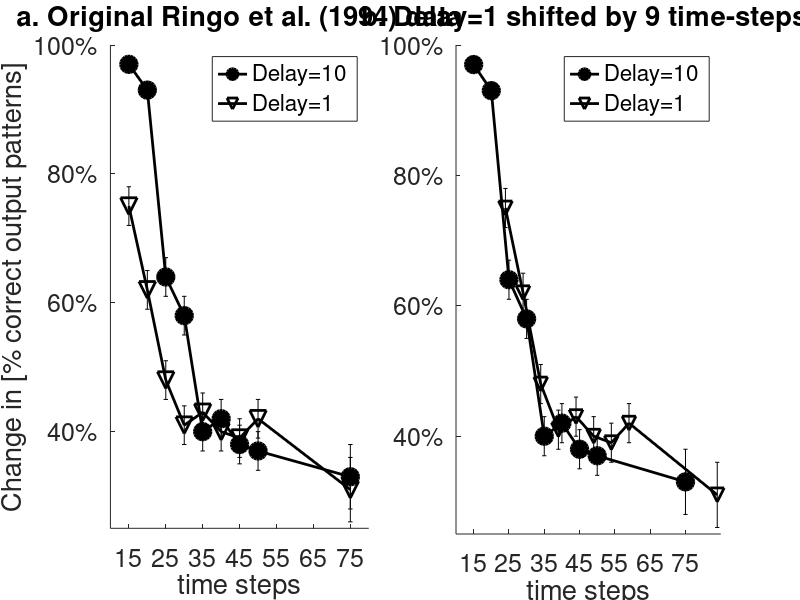
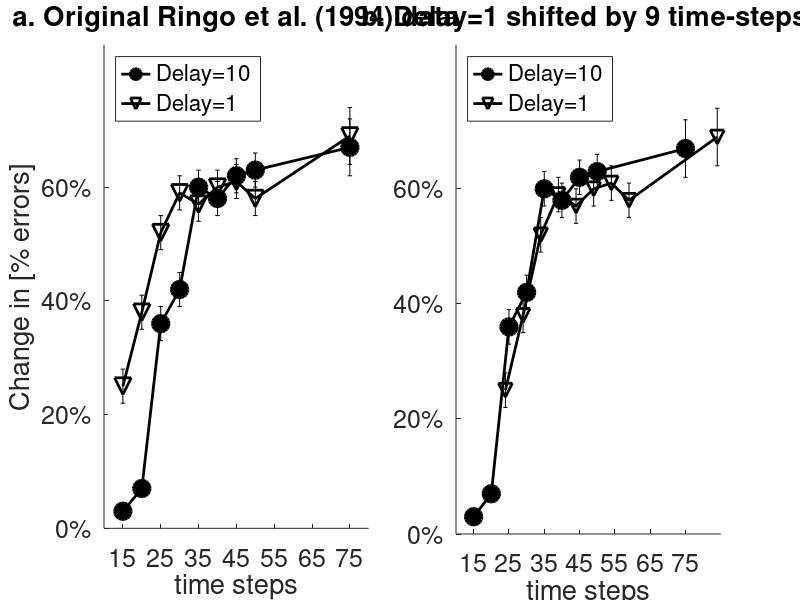
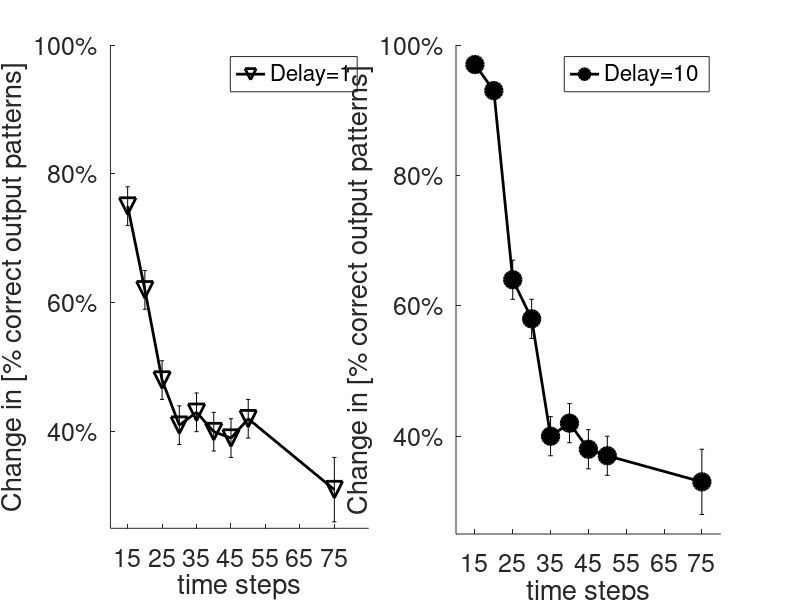
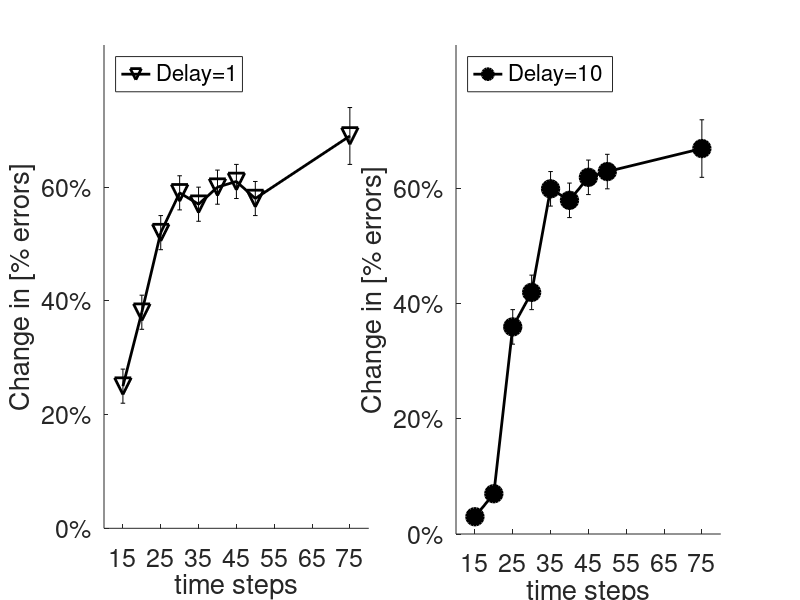

Recreate these plots in MATLAB, in order. (Note: this script raises an error after producing the figures.)
function demo_ringo_fig(figs)
%
    if ~exist('figs','var'), figs = {'all'}; end;
    
    ringo_etal_1994_data = [97  93  64 58 40 42 38 37 33
                            75  62  48 41 43 40 39 42 31];
    ringo_etal_1994_err  = [1.2 1.2  3  3  3  3  3  3  5
                              3   3  3  3  3  3  3  3  5];
    ringo_etal_1994_t=[15:5:50 75];

    for i=1:length(figs)

        
        if ismember('original', figs) || ismember('all', figs)
            % Original ringo figure, with shift
            figure;
            set(gcf, 'Position', [       5         160        1276         514]);

            subplot(1,2,1);
            hold on;
            set(gca, 'LooseInset', get(gca,'TightInset'))
            set(gca, 'FontSize', 18);
            set(gca, 'xtick', [15:10:75], 'ytick', [40:20:100]);
            set(gca, 'yticklabel', cellfun(@(c) sprintf('%d%%',c), num2cell(get(gca, 'ytick')), 'UniformOutput', 0));
            set(gca, 'xlim', [10 80], 'ylim', [25 100]);
            plot(ringo_etal_1994_t,ringo_etal_1994_data(1,:), '-ok', 'LineWidth', 2, 'MarkerSize', 12, 'MarkerFaceColor', 'k');
            plot(ringo_etal_1994_t,ringo_etal_1994_data(2,:), '-vk', 'LineWidth', 2, 'MarkerSize', 12);
            errorbar(ringo_etal_1994_t, ringo_etal_1994_data(1,:), ringo_etal_1994_err(1,:), 'k');
            errorbar(ringo_etal_1994_t, ringo_etal_1994_data(2,:), ringo_etal_1994_err(2,:), 'k');
            legend({'Delay=10 ' 'Delay=1'});
            title('a. Original Ringo et al. (1994) data');
            xlabel('time steps');
            ylabel('Change in [% correct output patterns]')

            drawnow;
            pos1 = get(gca, 'Position');

            subplot(1,2,2);
            hold on;
            %set(gca, 'Position', [0.55 pos2(2:end)]);%0.2086    0.2799    0.6489])
            set(gca, 'FontSize', 18);
            set(gca, 'LooseInset', get(gca,'TightInset'))
            set(gca, 'xtick', [15:10:75], 'ytick', [40:20:100]);
            set(gca, 'yticklabel', cellfun(@(c) sprintf('%d%%',c), num2cell(get(gca, 'ytick')), 'UniformOutput', 0));
            set(gca, 'xlim', [10 85], 'ylim', [25 100]);
            plot(ringo_etal_1994_t,  ringo_etal_1994_data(1,:), '-ok', 'LineWidth', 2, 'MarkerSize', 12, 'MarkerFaceColor', 'k');
            plot(ringo_etal_1994_t+9,ringo_etal_1994_data(2,:), '-vk', 'LineWidth', 2, 'MarkerSize', 10);
            %plot(ringo_etal_1994_t,  ringo_etal_1994_data(2,:), '--vk', 'LineWidth', 1, 'MarkerSize', 10);
            errorbar(ringo_etal_1994_t,   ringo_etal_1994_data(1,:), ringo_etal_1994_err(1,:), 'k');
            errorbar(ringo_etal_1994_t+9, ringo_etal_1994_data(2,:), ringo_etal_1994_err(2,:), 'k');

            legend({'Delay=10 ' 'Delay=1'});
            title('b. Delay=1 shifted by 9 time-steps ');
            xlabel('time steps');

            drawnow;
            pos2 = get(gca, 'Position');

            set(gca, 'Position', [0.57 pos2(2:end)]);%0.2086    0.2799    0.6489])
        end;
 
        if ismember('original-reversed', figs) || ismember('all', figs)
            % Original ringo figure, with shift
            figure;
            set(gcf, 'Position', [       5         160        1276         514]);

            subplot(1,2,1);
            hold on;
            set(gca, 'LooseInset', get(gca,'TightInset'))
            set(gca, 'FontSize', 18);
            set(gca, 'xtick', [15:10:75], 'ytick', [0:20:60]);
            set(gca, 'yticklabel', cellfun(@(c) sprintf('%d%%',c), num2cell(get(gca, 'ytick')), 'UniformOutput', 0));
            set(gca, 'xlim', [10 80], 'ylim', [0 85]);
            plot(ringo_etal_1994_t, 100-ringo_etal_1994_data(1,:), '-ok', 'LineWidth', 2, 'MarkerSize', 12, 'MarkerFaceColor', 'k');
            plot(ringo_etal_1994_t, 100-ringo_etal_1994_data(2,:), '-vk', 'LineWidth', 2, 'MarkerSize', 12);
            errorbar(ringo_etal_1994_t, 100-ringo_etal_1994_data(1,:), ringo_etal_1994_err(1,:), 'k');
            errorbar(ringo_etal_1994_t, 100-ringo_etal_1994_data(2,:), ringo_etal_1994_err(2,:), 'k');
            legend({'Delay=10 ' 'Delay=1'}, 'Location', 'NorthWest');
            title('a. Original Ringo et al. (1994) data');
            xlabel('time steps');
            ylabel('Change in [% errors]')

            drawnow;
            pos1 = get(gca, 'Position');

            subplot(1,2,2);
            hold on;
            %set(gca, 'Position', [0.55 pos2(2:end)]);%0.2086    0.2799    0.6489])
            set(gca, 'FontSize', 18);
            set(gca, 'LooseInset', get(gca,'TightInset'))
            set(gca, 'xtick', [15:10:75], 'ytick', [0:20:60]);
            set(gca, 'yticklabel', cellfun(@(c) sprintf('%d%%',c), num2cell(get(gca, 'ytick')), 'UniformOutput', 0));
            set(gca, 'xlim', [10 85], 'ylim', [0 85]);
            plot(ringo_etal_1994_t,  100-ringo_etal_1994_data(1,:), '-ok', 'LineWidth', 2, 'MarkerSize', 12, 'MarkerFaceColor', 'k');
            plot(ringo_etal_1994_t+9,100-ringo_etal_1994_data(2,:), '-vk', 'LineWidth', 2, 'MarkerSize', 10);
            %plot(ringo_etal_1994_t,  ringo_etal_1994_data(2,:), '--vk', 'LineWidth', 1, 'MarkerSize', 10);
            errorbar(ringo_etal_1994_t,   100-ringo_etal_1994_data(1,:), ringo_etal_1994_err(1,:), 'k');
            errorbar(ringo_etal_1994_t+9, 100-ringo_etal_1994_data(2,:), ringo_etal_1994_err(2,:), 'k');

            legend({'Delay=10 ' 'Delay=1'}, 'Location', 'NorthWest');
            title('b. Delay=1 shifted by 9 time-steps ');
            xlabel('time steps');

            drawnow;
            pos2 = get(gca, 'Position');

            set(gca, 'Position', [0.57 pos2(2:end)]);%0.2086    0.2799    0.6489])
        end;

        if ismember('parts', figs) || ismember('all', figs)
            % Show the original ringo figure as separate parts.
            figure;
            set(gcf, 'Position', [       5         160        1276         514]);

            subplot(1,2,1);
            hold on;
            set(gca, 'LooseInset', get(gca,'TightInset'))
            set(gca, 'FontSize', 18);
            set(gca, 'xtick', [15:10:75], 'ytick', [40:20:100]);
            set(gca, 'yticklabel', cellfun(@(c) sprintf('%d%%',c), num2cell(get(gca, 'ytick')), 'UniformOutput', 0));
            set(gca, 'xlim', [10 85], 'ylim', [25 100]);
            plot(ringo_etal_1994_t,ringo_etal_1994_data(2,:), '-vk', 'LineWidth', 2, 'MarkerSize', 12);
            errorbar(ringo_etal_1994_t, ringo_etal_1994_data(2,:), ringo_etal_1994_err(2,:), 'k');
            legend({'Delay=1'});
            xlabel('time steps');
            ylabel('Change in [% correct output patterns]')

            drawnow;
            pos1 = get(gca, 'Position');

            subplot(1,2,2);
            hold on;
            set(gca, 'LooseInset', get(gca,'TightInset'))
            set(gca, 'FontSize', 18);
            set(gca, 'xtick', [15:10:75], 'ytick', [40:20:100]);
            set(gca, 'yticklabel', cellfun(@(c) sprintf('%d%%',c), num2cell(get(gca, 'ytick')), 'UniformOutput', 0));
            set(gca, 'xlim', [10 80], 'ylim', [25 100]);
            plot(ringo_etal_1994_t,ringo_etal_1994_data(1,:), '-ok', 'LineWidth', 2, 'MarkerSize', 12, 'MarkerFaceColor', 'k');
            errorbar(ringo_etal_1994_t, ringo_etal_1994_data(1,:), ringo_etal_1994_err(1,:), 'k');
            xlabel('time steps');
            ylabel('Change in [% correct output patterns]')

            drawnow;
            pos1 = get(gca, 'Position');
            legend({'Delay=10 '});
            xlabel('time steps');

            drawnow;
            pos2 = get(gca, 'Position');

            set(gca, 'Position', [0.57 pos2(2:end)]);%0.2086    0.2799    0.6489])
        end;
        
        if ismember('parts-reversed', figs) || ismember('all', figs)
            % Show the original ringo figure as separate parts.
            figure;
            set(gcf, 'Position', [       5         160        1276         514]);

            subplot(1,2,1);
            hold on;
            set(gca, 'LooseInset', get(gca,'TightInset'))
            set(gca, 'FontSize', 18);
            set(gca, 'xtick', [15:10:75], 'ytick', [0:20:60]);
            set(gca, 'yticklabel', cellfun(@(c) sprintf('%d%%',c), num2cell(get(gca, 'ytick')), 'UniformOutput', 0));
            set(gca, 'xlim', [10 80], 'ylim', [0 85]);
            plot(ringo_etal_1994_t, 100-ringo_etal_1994_data(2,:), '-vk', 'LineWidth', 2, 'MarkerSize', 12);
            errorbar(ringo_etal_1994_t, 100-ringo_etal_1994_data(2,:), ringo_etal_1994_err(2,:), 'k');
            legend({'Delay=1'}, 'Location', 'NorthWest');
            xlabel('time steps');
            ylabel('Change in [% errors]')

            drawnow;
            pos1 = get(gca, 'Position');
            subplot(1,2,2);
            hold on;
            set(gca, 'LooseInset', get(gca,'TightInset'))
            set(gca, 'FontSize', 18);
            set(gca, 'xtick', [15:10:75], 'ytick', [0:20:60]);
            set(gca, 'yticklabel', cellfun(@(c) sprintf('%d%%',c), num2cell(get(gca, 'ytick')), 'UniformOutput', 0));
            set(gca, 'xlim', [10 80], 'ylim', [0 85]);
            plot(ringo_etal_1994_t, 100-ringo_etal_1994_data(1,:), '-ok', 'LineWidth', 2, 'MarkerSize', 12, 'MarkerFaceColor', 'k');
            errorbar(ringo_etal_1994_t, 100-ringo_etal_1994_data(1,:), ringo_etal_1994_err(1,:), 'k');
            pos1 = get(gca, 'Position');
            xlabel('time steps');
            ylabel('Change in [% errors]')

            drawnow;
            legend({'Delay=10 '}, 'Location', 'NorthWest');

            drawnow;
            pos2 = get(gca, 'Position');

            set(gca, 'Position', [0.57 pos2(2:end)]);%0.2086    0.2799    0.6489])
        end;


        if ismember('parts-animated', figs) || ismember('all', figs)
            % Show the original ringo figure as separate parts.
            figure;
            set(gcf, 'Position', [       5         160        800         600]);
            plot(ringo_etal_1994_t,ringo_etal_1994_data(1,:), '-ok', 'LineWidth', 2, 'MarkerSize', 12, 'MarkerFaceColor', 'k');
            hold on;
            errorbar(ringo_etal_1994_t, ringo_etal_1994_data(1,:), ringo_etal_1994_err(1,:), 'k', 'LineWidth', 1.5);

            % Original ringo figure, with shift
            set(gcf, 'Position', [       5         160        800         600]);
            set(gca, 'LooseInset', get(gca,'TightInset'))
            set(gca, 'FontSize', 18);
            set(gca, 'xtick', [15:10:75], 'ytick', [40:20:100]);
            set(gca, 'yticklabel', cellfun(@(c) sprintf('%d%%',c), num2cell(get(gca, 'ytick')), 'UniformOutput', 0));
            set(gca, 'xlim', [10 80], 'ylim', [25 100]);

            xlabel('time steps');
            ylabel('Change in [% correct output patterns]')

            drawnow;
            
            
            figure;
            set(gcf, 'Position', [       5         160        800         600]);
            plot(ringo_etal_1994_t,  ringo_etal_1994_data(2,:), '-vk', 'LineWidth', 2, 'MarkerSize', 12);
            hold on;
            errorbar(ringo_etal_1994_t,   ringo_etal_1994_data(2,:), ringo_etal_1994_err(2,:), 'k', 'LineWidth', 1.5);

            set(gca, 'FontSize', 18);
            set(gca, 'LooseInset', get(gca,'TightInset'))
            set(gca, 'xtick', [15:10:75], 'ytick', [40:20:100]);
            set(gca, 'yticklabel', cellfun(@(c) sprintf('%d%%',c), num2cell(get(gca, 'ytick')), 'UniformOutput', 0));
            set(gca, 'xlim', [10 80], 'ylim', [25 100]);

            xlabel('time steps');
            ylabel('Change in [% correct output patterns]')

            drawnow;
        end;

        if ismember('animated', figs) || ismember('all', figs)
            % Show the original ringo figure as separate parts.
            figure;
            set(gcf, 'Position', [       5         160        800         600]);
            plot(ringo_etal_1994_t,ringo_etal_1994_data(1,:), '-ok', 'LineWidth', 2, 'MarkerSize', 12, 'MarkerFaceColor', 'k');
            hold on;
            plot(ringo_etal_1994_t,  ringo_etal_1994_data(2,:), '-vk', 'LineWidth', 2, 'MarkerSize', 12);
            errorbar(ringo_etal_1994_t,   ringo_etal_1994_data(2,:), ringo_etal_1994_err(2,:), 'k', 'LineWidth', 1.5);
            errorbar(ringo_etal_1994_t, ringo_etal_1994_data(1,:), ringo_etal_1994_err(1,:), 'k', 'LineWidth', 1.5);

            % Original ringo figure, with shift
            set(gcf, 'Position', [       5         160        800         600]);
            set(gca, 'LooseInset', get(gca,'TightInset'))
            set(gca, 'FontSize', 18);
            set(gca, 'xtick', [15:10:75], 'ytick', [40:20:100]);
            set(gca, 'yticklabel', cellfun(@(c) sprintf('%d%%',c), num2cell(get(gca, 'ytick')), 'UniformOutput', 0));
            set(gca, 'xlim', [10 80], 'ylim', [25 100]);

            xlabel('time steps');
            ylabel('Change in [% correct output patterns]')

            drawnow;
        end;
    end;
